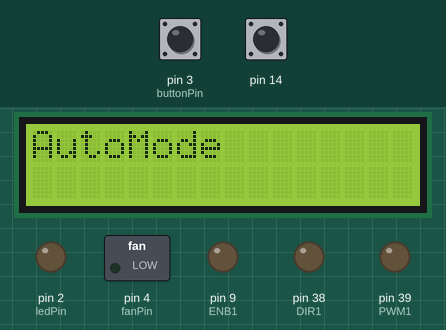
Recording of a sketch running on a simulated Arduino Mega 2560, built with avr-gcc and run on an emulated ATmega2560. Parts: 16×2 character LCD, switched loads named in the sketch (green lamp = pin HIGH), output pins drawn as LEDs (lit = HIGH). Dashed ring = blinking. Inputs (shaded band) come from the test bench; at power-on: pin 14 LOW, pin 3 (buttonPin) LOW. What the sketch prints to the serial monitor is not drawn.

Above: at 1.2 s.
1.3 s: pin 14 driven HIGH
At 1.68 s:
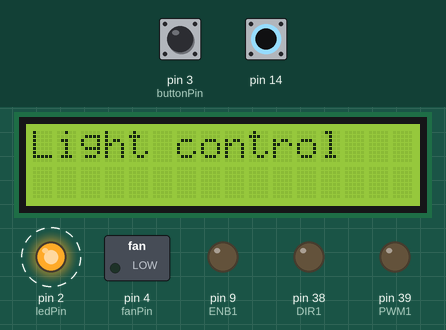
3.5 s: pin 14 pulsed LOW 2 times (0.12 s each, 0.3 s apart)
At 5.2 s:
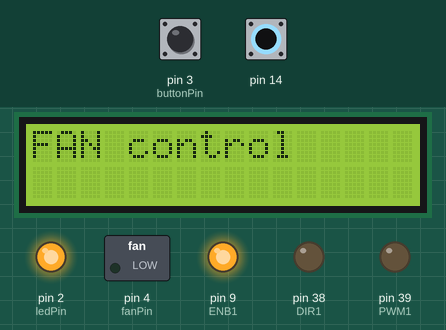
5.6 s: pin 3 (buttonPin) pulled HIGH for 0.15 s
At 7.0 s:
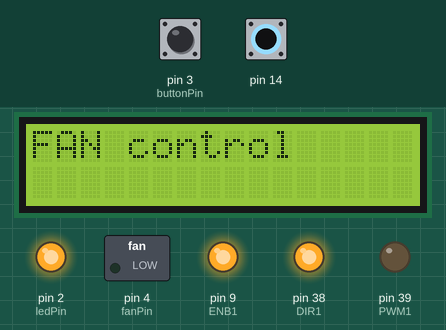
7.3 s: pin 14 pulsed LOW 5 times (0.12 s each, 0.3 s apart)
At 7.58 s:
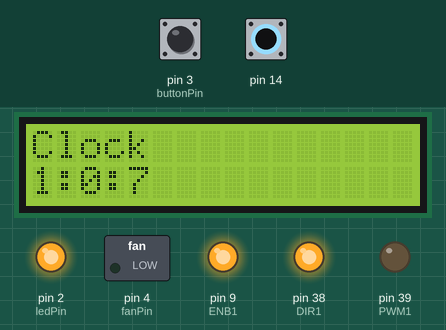
Timing chart, 0 to 10.3 s (numbered marks = the images above; inputs shaded):
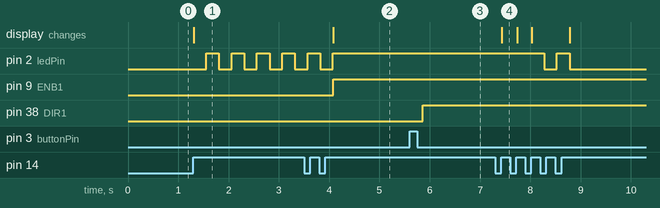

Measured:
- after the input at 1.3 s, pin 2 (ledPin): alternates HIGH for 0.25 s and LOW for 0.25 s, starting after 0.25 s; the display: changes at once (image 1)
- after the input at 3.5 s, pin 2 (ledPin): goes on until 4.1 s, then stays HIGH; pin 9 (ENB1): LOW → HIGH after 0.58 s; the display: changes after 0.58 s (image 2)
- after the input at 5.6 s, pin 38 (DIR1): LOW → HIGH after 0.26 s
- after the input at 7.3 s, pin 2 (ledPin): HIGH → LOW after 0.98 s, → HIGH 0.25 s later, → LOW 0.25 s later; the display: changes after 0.13 s (image 4)

The sketch:

projectarduino.ino
```cpp
#include <LiquidCrystal.h>


LiquidCrystal lcd(44, 45, 46, 47, 48, 49);
int PWM1 = 39;
int ENB1 = 9;
int DIR1 = 38;
int time_set = 3600;
int time_current;
const int buttonPin = 3;
const int ledPin = 2;
const int fanPin = 4;
int fanon = 0;

int ledbuttonstate = 0;
int fanbuttonstate = 0;
int pfanbuttonstate = 0;
int ledstate = 0;

int selected_State = 0;
int buttonp = 0;
int button = 0;


void setup() {
 Serial.begin(9600);
 lcd.begin(16, 2);
  pinMode(PWM1,OUTPUT);
  pinMode(ENB1,OUTPUT);
  pinMode(DIR1,OUTPUT);
  pinMode(ledPin, OUTPUT);
  pinMode(fanPin, OUTPUT);
  pinMode(buttonPin, INPUT);
}
void readTemperature() {

 int reading = analogRead(55);

  float voltage = reading * 5.0 / 1024.0;
  Serial.print (voltage);
  Serial.print (" V : ");
  float temp_C = voltage * 100;
  Serial.print (temp_C);
  Serial.print (" C, ");
  float temp_F = (temp_C * 9.0/5.0)+32;
  Serial.print (temp_F);
  Serial.println(" F");
}

void readIlluminance() {
  int reading1 = analogRead(56);
  int reading = analogRead(56);
  Serial.print("ADC : ");
  Serial.print(reading);
  float voltage = reading * 5.0 / 1024.0;
  Serial.print(", Voltage : ");
  Serial.println(voltage);
}
void clapLEDActivator(){
  ledbuttonstate = digitalRead(buttonPin);
  ledstate = digitalRead(ledPin);
  if (ledstate == HIGH && ledbuttonstate == LOW) {
    delay(250);
    digitalWrite(ledPin, LOW);
  }
  if (ledstate == LOW && ledbuttonstate == LOW) {
    delay(250);
    digitalWrite(ledPin, HIGH);
  }
  }
void clapFANActivator(){
  fanbuttonstate = digitalRead(buttonPin);
  digitalWrite(ENB1, HIGH);
  Serial.println(fanbuttonstate);
if ( fanbuttonstate != pfanbuttonstate){
    if(fanbuttonstate==1)
      fanon = 1;
    else
      fanon = 0;
  pfanbuttonstate = fanbuttonstate;
  }
  if(fanon == 1) {
    delay(250);
    digitalWrite(ENB1, HIGH);
    digitalWrite(DIR1, HIGH);
    analogWrite(PWM1,0);
  }

}

void automode(){


}
void Clock(){
  int seconds;
  int minutes;
  int hours;
  seconds = time_set + time_current ;
  Serial.println(time_set);
  hours = seconds / 3600 ;
  minutes = (seconds%3600)/60 ;
  int seconds_output = (seconds% 3600)%60;
  lcd.setCursor(0, 1);
  lcd.print(String(hours)  + ":" + minutes + ":" + seconds_output);

}
void loop(){
time_current = millis()/1000;
button = digitalRead(14);
if ( button != buttonp){
    if(button==1){
      selected_State++;
      lcd.clear();
      if (selected_State==4)
        selected_State=0;
  }
  buttonp = button;
  }
  Serial.println(selected_State);
switch(selected_State) {
    case 0 : //automode
        lcd.setCursor(0, 0);
        lcd.print("AutoMode");
        automode();
        break;
    case 1 : //clapmode light
        lcd.setCursor(0, 0);
        lcd.print("Light control");
        clapLEDActivator();
        break;
    case 2 : //clapmode fan
        lcd.setCursor(0, 0);
        lcd.print("FAN control");
        clapFANActivator();
        break;
    case 3 :  //clock
        lcd.setCursor(0, 0);
        lcd.print("Clock");
        Clock();
        break;
        }
}
```
